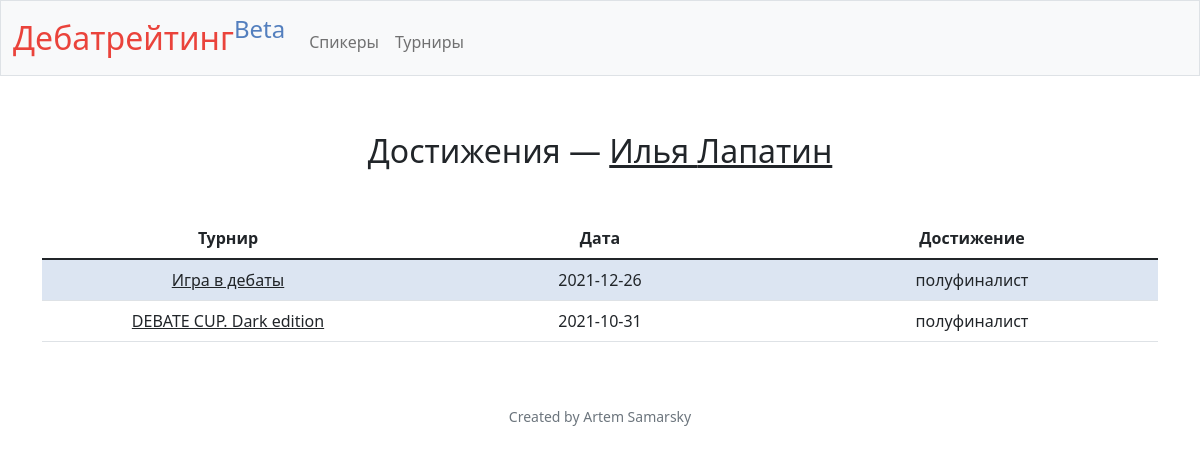
The page /achievements?id=16 on the database as committed earlier.
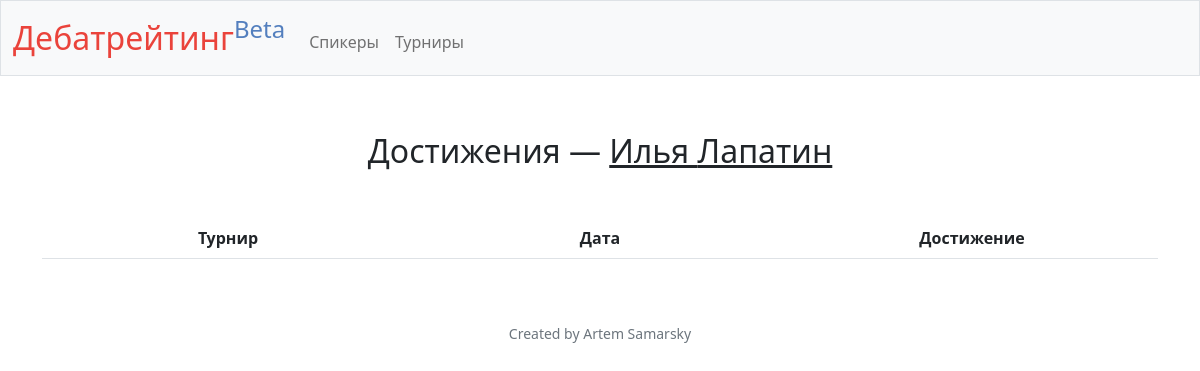
The same page on the database as committed later.
### tables this page shows
CREATE TABLE achievements (
    id INTEGER PRIMARY KEY AUTOINCREMENT NOT NULL,
    tournament_id INTEGER NOT NULL,
    speaker_id INTEGER NOT NULL,
    type TEXT NOT NULL,
    name TEXT,
    break_category INTEGER,
    speaker_category INTEGER,
    debate_id INTEGER,
    FOREIGN KEY(tournament_id) REFERENCES tournaments(id),
    FOREIGN KEY(speaker_id) REFERENCES speakers(id),
    FOREIGN KEY(break_category) REFERENCES break_categories(id),
    FOREIGN KEY(speaker_category) REFERENCES speaker_categories(id),
    FOREIGN KEY(debate_id) REFERENCES debates(id)
);

CREATE TABLE tournaments (
    id INTEGER PRIMARY KEY AUTOINCREMENT NOT NULL,
    name TEXT NOT NULL,
    short_name TEXT NOT NULL,
    slug TEXT,
    domain TEXT,
    average_rating INTEGER,
    page TEXT,
    date TEXT NOT NULL,
    type TEXT NOT NULL
);

### app.py (the view)
@app.route("/achievements", methods=["GET", "POST"])
def achievement_list():
    if not request.args.get("id"):
            return apology("must provide speaker id", 400)
    id = request.args.get("id")
    speaker = db.execute(f"SELECT * FROM speakers WHERE id = {id}")[0]
    achievements = db.execute(f"SELECT a.*, bc.name AS break_category_name, t.name AS tournament_name, t.date AS date FROM achievements a LEFT JOIN break_categories bc ON a.break_category = bc.id LEFT JOIN tournaments t ON a.tournament_id = t.id WHERE speaker_id = {id} ORDER BY id DESC")
    return render_template("speaker/achievements.html", achievements=achievements, speaker=speaker)

### app.py (called while the page is built)
@app.after_request
def after_request(response):
    response.headers["Cache-Control"] = "no-cache, no-store, must-revalidate"
    response.headers["Expires"] = 0
    response.headers["Pragma"] = "no-cache"
    return response

### templates/speaker/achievements.html (shortened to what this page needs)
{% extends "layout.html" %}
{% block main %}
    <h2 class="mb-5 mt-2">Достижения — <a href="/speaker?id={{ speaker["id"] }}">{{ speaker["first_name"] }} {{ speaker["last_name"] }}</a></h2>
    <div class="container">
        <div class="col">
            <table id="achievements" class="table table-striped" style="width:100%">
                <thead>
                    <tr>
                        <th style="width: 30%">Турнир</th>
                        <th style="width: 30%">Дата</th>
                        <th style="width: 30%">Достижение</th>
                    </tr>
                </thead>
                <tbody>
                    {% for achievement in achievements %}
                        <tr>
                            <td>
                                <a href="/tournament?id={{ achievement["tournament_id"] }}">{{ achievement["tournament_name"] }}</a>
                            </td>
                            <td>
                                {{ achievement["date"] }}
                            </td>
                            <td>
                                {{ achievement["name"] }}
                            </td>
                        </tr>
                    {% endfor %}
                </tbody>
            </table>
        </div>
    </div>
{% endblock %}

Rows that differ between the two databases and show on the page:
removed achievements: tournament_name "Игра в дебаты", date "2021-12-26", name "полуфиналист"
removed achievements: tournament_name "DEBATE CUP. Dark edition", date "2021-10-31", name "полуфиналист"
